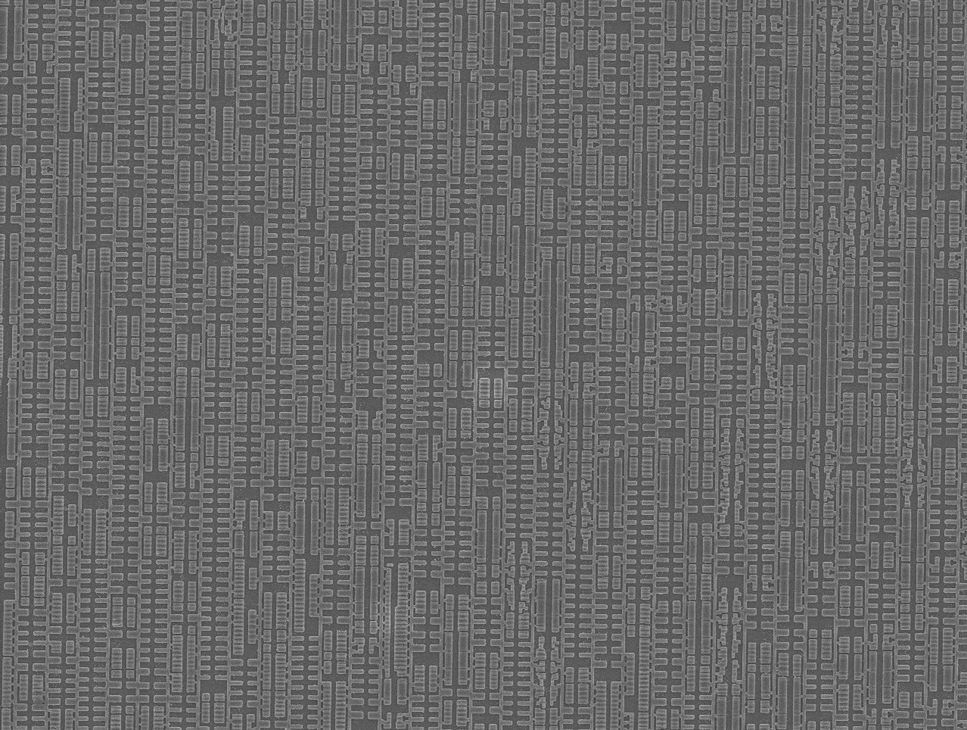
%> input picture edge_detection/images/pic32mz2048ech100_07_se_1500x_5kv_15mm_no_border.png, 967 x 730 px, shrunk from 1278 x 964 before the run
$ octave canny_edge_cuda_gpu.m   (GNU Octave 9; MATLAB toolbox functions it lacks are replaced by stand-ins)
%> lines starting %> are read from the running program, lines starting %| are printed output that depends on the picture
%% Canny edge detection using the GPU (CUDA), with code benchmarking
%  Unfortunately this doesn't work at the moment since Canny is currently
%  not supported on the GPU!
%
% 2016 Alexandre Lopes

addpath('../images/')
tic;

% read image
init_t = tic;
I = gpuArray(imread('pic32mz2048ech100_07_se_1500x_5kv_15mm_no_border.png'));
%> I is the input picture: size 730x967x3 uint8; min 51, max 188, mean 105.2
io_t = toc; % io

% convert to grayscale
gray = rgb2gray(I);
conv_t = toc; % conversion to grayscale

I_edges = edge(gray, 'canny');
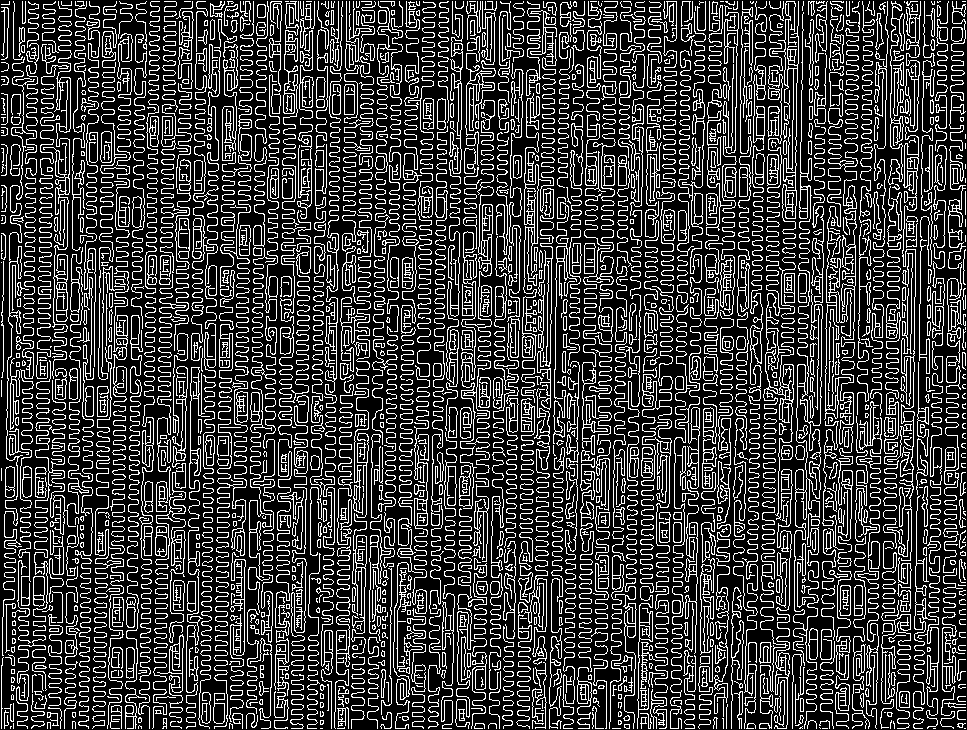
%> I_edges: size 730x967 logical; 23.7% white in thin lines or dots
canny_t = toc; % Canny edge detection

% plot both superimposed
imshowpair(gray, I_edges)
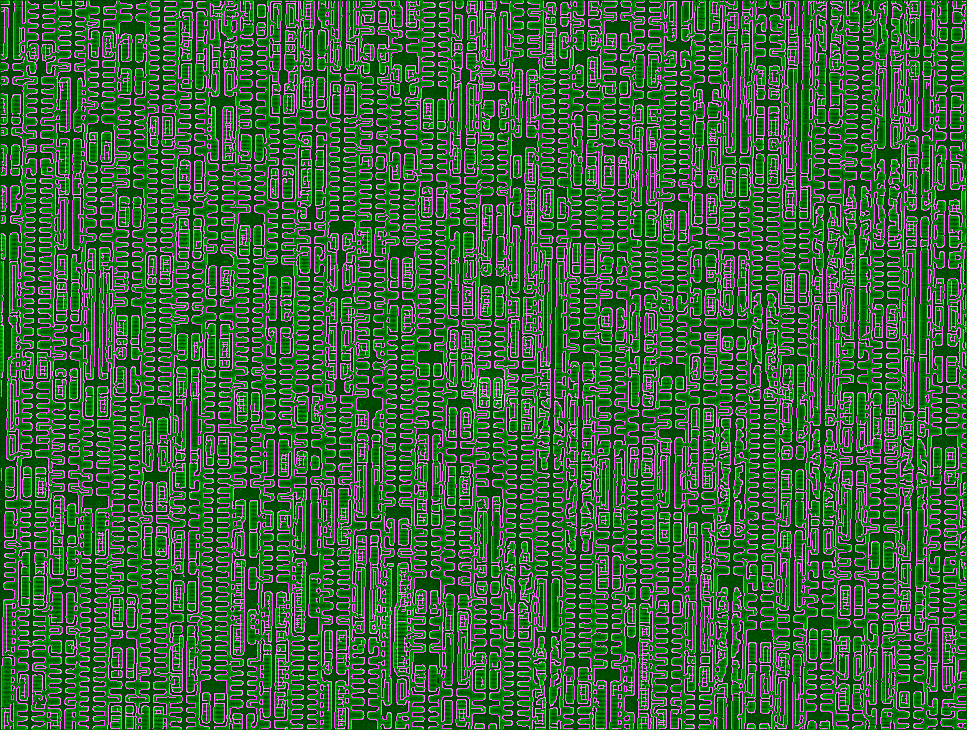
%> displayed picture: size 730x967x3, on the screen's scale of 0 to 255; mean R, G, B 60.5, 100.9, 60.5

fprintf('Elapsed wall time (IO)    %d\n', (io_t - init_t));
fprintf('Elapsed wall time (Conv)  %d\n', (conv_t - io_t));
fprintf('Elapsed wall time (Canny) %d\n', (canny_t  - conv_t));
